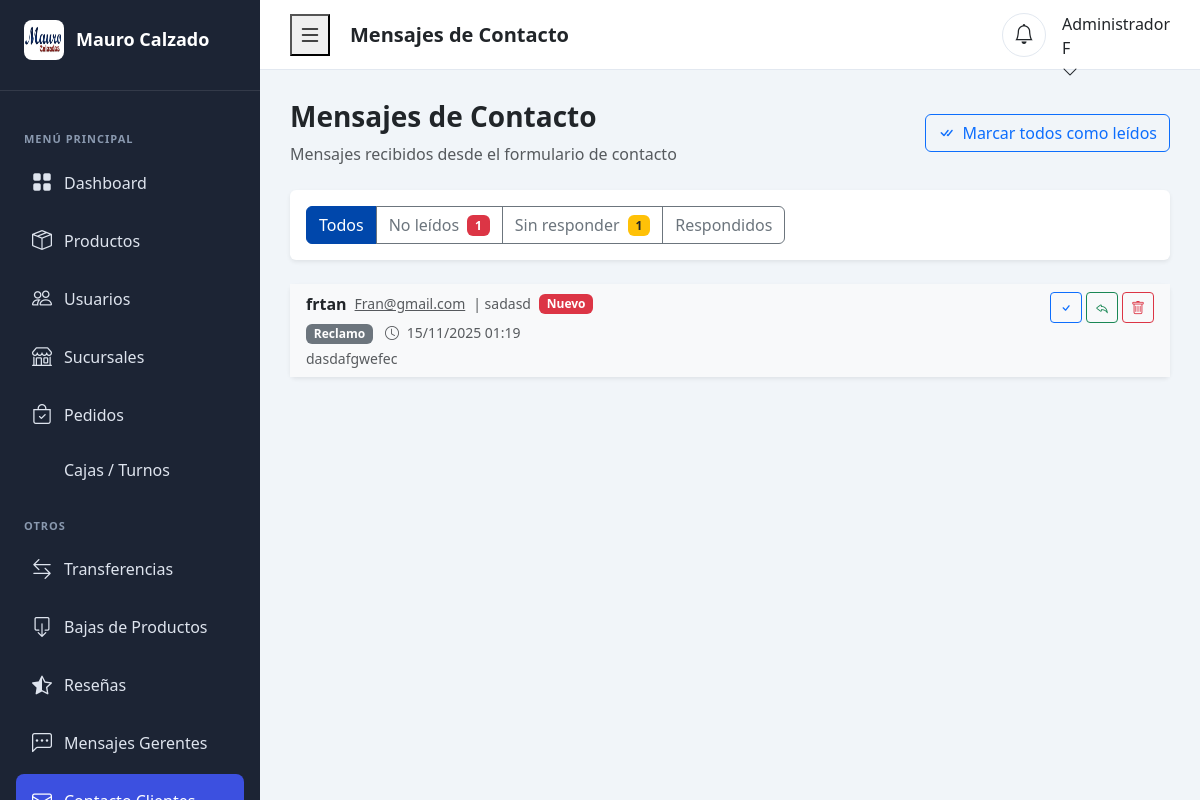
The page /admin/mensajes-contacto.php (signed in) on the database as committed earlier.
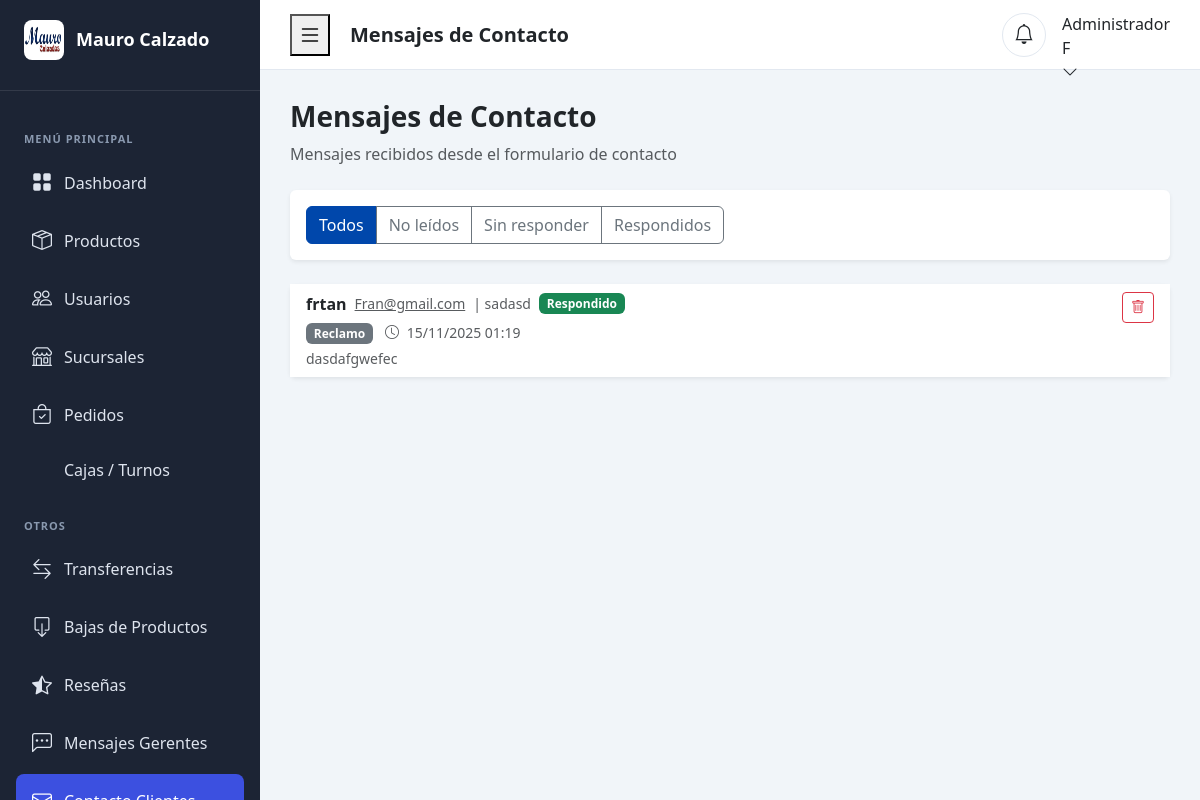
The same page on the database as committed later.
### tables this page shows
CREATE TABLE `contacto` (
  `id` int(11) NOT NULL,
  `nombre` varchar(100) NOT NULL,
  `email` varchar(150) NOT NULL,
  `telefono` varchar(20) DEFAULT NULL,
  `asunto` varchar(200) NOT NULL,
  `mensaje` text NOT NULL,
  `leido` tinyint(1) DEFAULT 0,
  `respondido` tinyint(1) DEFAULT 0,
  `fecha_envio` datetime DEFAULT current_timestamp()
);

### admin/includes/header-admin.php (the view, shortened to what the changed rows need)
<!DOCTYPE html>
<html lang="es">
<head>
    <link href="https://cdn.jsdelivr.net/npm/bootstrap@5.3.0/dist/css/bootstrap.min.css" rel="stylesheet">
    <link rel="stylesheet" href="https://cdn.jsdelivr.net/npm/bootstrap-icons@1.11.0/font/bootstrap-icons.css">
    <link rel="stylesheet" href="../css/styles.css">
</head>
<body class="admin-panel">
<main class="admin-content">

### admin/mensajes-contacto.php (shortened to what the changed rows need)
<?php
require_once('../includes/verificar-admin.php');
$filtros_validos = ['todos', 'no_leidos', 'sin_responder', 'respondidos'];
$filtro = in_array($_GET['filtro'] ?? '', $filtros_validos) ? $_GET['filtro'] : 'todos';
$where = '1=1';
$query = "SELECT * FROM contacto WHERE {$where} ORDER BY fecha_envio DESC";
$result = mysqli_query($conn, $query);
$total_no_leidos  = mysqli_fetch_assoc(mysqli_query($conn, "SELECT COUNT(*) as c FROM contacto WHERE leido = 0"))['c'] ?? 0;
$total_sin_resp   = mysqli_fetch_assoc(mysqli_query($conn, "SELECT COUNT(*) as c FROM contacto WHERE respondido = 0"))['c'] ?? 0;
require_once('includes/header-admin.php');
?>
<div class="d-flex justify-content-between align-items-center mb-4">
    <div>
        <h1 class="h3 mb-2 fw-bold text-dark">Mensajes de Contacto</h1>
        <p class="text-muted mb-0">Mensajes recibidos desde el formulario de contacto</p>
    </div>
    <?php if ($total_no_leidos > 0): ?>
    <a href="?marcar_todos=1" class="btn btn-outline-primary">
        <i class="bi bi-check-all me-2"></i>Marcar todos como leídos
    </a>
    <?php endif; ?>
</div>
<div class="card border-0 shadow-sm mb-4">
    <div class="card-body">
        <div class="btn-group" role="group">
            <a href="?filtro=no_leidos" class="btn btn-<?php echo $filtro === 'no_leidos' ? 'primary' : 'outline-secondary'; ?>">
                No leídos
                <?php if ($total_no_leidos > 0): ?>
                    <span class="badge bg-danger ms-1"><?php echo $total_no_leidos; ?></span>
                <?php endif; ?>
            </a>
            <a href="?filtro=sin_responder" class="btn btn-<?php echo $filtro === 'sin_responder' ? 'primary' : 'outline-secondary'; ?>">
                Sin responder
                <?php if ($total_sin_resp > 0): ?>
                    <span class="badge bg-warning text-dark ms-1"><?php echo $total_sin_resp; ?></span>
                <?php endif; ?>
            </a>
        </div>
    </div>
</div>
<div class="card border-0 shadow-sm">
    <div class="card-body p-0">
        <?php if (mysqli_num_rows($result) > 0): ?>
            <div class="list-group list-group-flush">
                <?php while ($msg = mysqli_fetch_assoc($result)): ?>
                    <div class="list-group-item <?php echo $msg['leido'] == 0 ? 'bg-light' : ''; ?>">
                        <div class="d-flex justify-content-between align-items-start">
                            <div class="flex-grow-1">
                                <div class="d-flex align-items-center gap-2 mb-1">
                                    <strong><?php echo htmlspecialchars($msg['nombre']); ?></strong>
                                    <a href="mailto:<?php echo htmlspecialchars($msg['email']); ?>" class="text-muted small">
                                        <?php echo htmlspecialchars($msg['email']); ?>
                                    </a>
                                    <?php if (!empty($msg['telefono'])): ?>
                                        <span class="text-muted small">| <?php echo htmlspecialchars($msg['telefono']); ?></span>
                                    <?php endif; ?>
                                    <?php if ($msg['leido'] == 0): ?>
                                        <span class="badge bg-danger">Nuevo</span>
                                    <?php endif; ?>
                                    <?php if ($msg['respondido'] == 1): ?>
                                        <span class="badge bg-success">Respondido</span>
                                    <?php endif; ?>
                                </div>
                                <div class="mb-1">
                                    <span class="badge bg-secondary me-2"><?php echo htmlspecialchars($msg['asunto']); ?></span>
                                    <small class="text-muted">
                                        <i class="bi bi-clock me-1"></i>
                                        <?php echo date('d/m/Y H:i', strtotime($msg['fecha_envio'])); ?>
                                    </small>
                                </div>
                                <p class="mb-0 text-muted small"><?php echo nl2br(htmlspecialchars($msg['mensaje'])); ?></p>
                            </div>
                            <div class="d-flex gap-1 ms-3 flex-shrink-0">
                                <?php if ($msg['leido'] == 0): ?>
                                    <a href="?marcar=<?php echo $msg['id']; ?>" class="btn btn-sm btn-outline-primary" title="Marcar como leído">
                                        <i class="bi bi-check"></i>
                                    </a>
                                <?php endif; ?>
                                <?php if ($msg['respondido'] == 0): ?>
                                    <a href="mailto:<?php echo htmlspecialchars($msg['email']); ?>?subject=Re: <?php echo htmlspecialchars($msg['asunto']); ?>"
                                       onclick="setTimeout(() => window.location='?respondido=<?php echo $msg['id']; ?>', 500)"
                                       class="btn btn-sm btn-outline-success" title="Responder por email">
                                        <i class="bi bi-reply"></i>
                                    </a>
                                <?php endif; ?>
                                <a href="?eliminar=<?php echo $msg['id']; ?>"
                                   class="btn btn-sm btn-outline-danger"
                                   onclick="return confirm('¿Eliminar este mensaje?')"
                                   title="Eliminar">
                                    <i class="bi bi-trash"></i>
                                </a>
                            </div>
                        </div>
                    </div>
                <?php endwhile; ?>
            </div>
        <?php endif; ?>
    </div>
</div>
<?php require_once('includes/footer-admin.php'); ?>

Rows that differ between the two databases and show on the page:
changed contacto "frtan": now shows "Respondido"; no longer shows "Nuevo"
Other text that changed with them:
$total_no_leidos: "1" → (not shown)
$total_sin_resp: "1" → (not shown)
text no longer shown: "Marcar todos como leídos"
